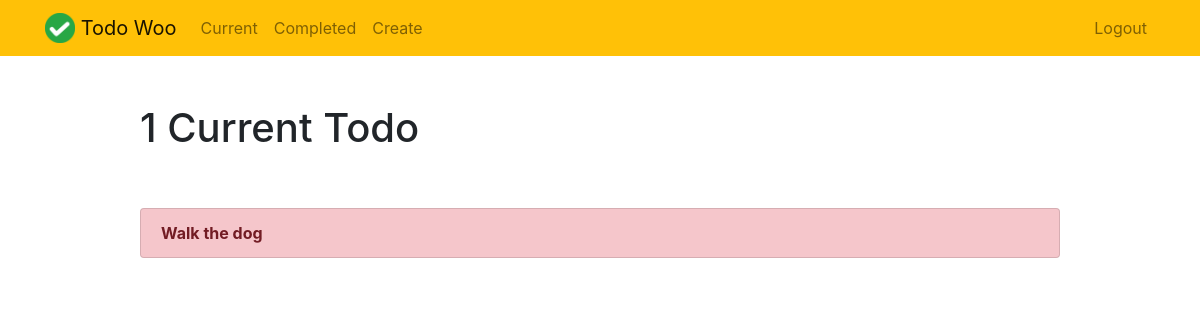
The app's page /current/ (signed in), older data.
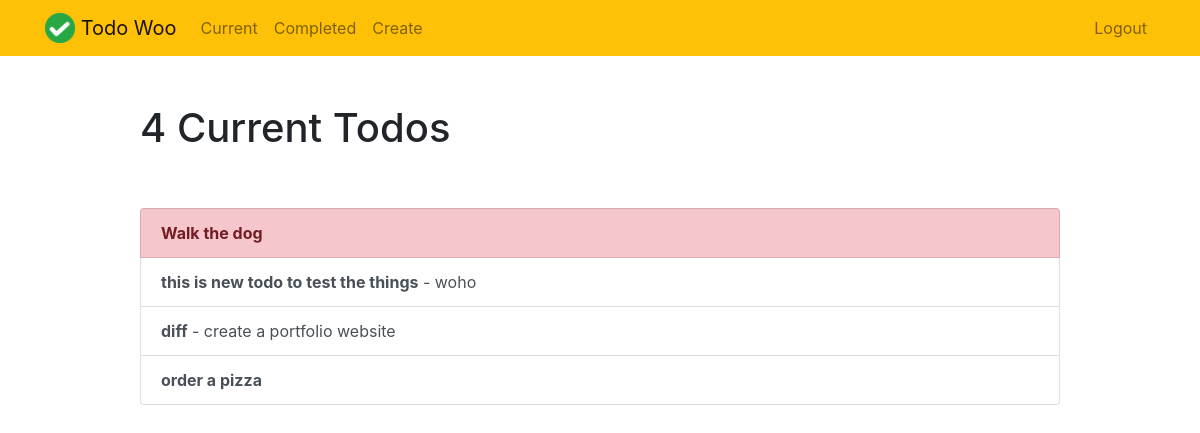
The same page, newer data.
### todo/models.py (models this page shows, shortened)
class Todo(models.Model):
    title = models.CharField(max_length=100)
    memo = models.TextField(blank=True)
    created = models.DateTimeField(auto_now_add=True)
    datecompleted = models.DateTimeField(null=True, blank=True)
    important = models.BooleanField(default=False)
    user = models.ForeignKey(User, on_delete=models.CASCADE)

### todo/views.py (the view)
# urls.py: path('current/', views.currenttodos, name='currenttodos'),
@login_required
def currenttodos(request):
    todos = Todo.objects.filter(user= request.user, datecompleted__isnull=True)
    return render(request, 'todo/currenttodos.html', {'todos':todos})

### todo/templates/todo/currenttodos.html
{% extends "todo/base.html" %}
{% block content %}
    <div class="row justify-content-center mt-5">
        <div class="col-md-10">
            {% if todos %}
                 <h1>{{ todos.count }} Current Todo{{ todos.count|pluralize }}</h1>
            {% else %}
                           <h1>Current Todos</h1>
            {% endif %}
        </div>
    </div>
    <div class="row justify-content-center mt-5">
        <div class="col-md-10">
        {% if todos %}
            <div class="list-group">
                {% for todo in todos %}
                    <a href="{% url 'viewtodo' todo.id %}" class="list-group-item list-group-item-action{% if todo.important %} list-group-item-danger{% endif %}"><b>{{ todo.title }}</b>{% if todo.memo %} - {{ todo.memo|truncatechars:30 }}{% endif %}</a>
                {% endfor %}
            </div>
        {% else %}
            <div class="text-center">
                <h2>Looks like you don't have any todos! Nice work.</h2>
            <br>
            <a role="button" class="btn btn-primary" href="{% url 'createtodo' %}">New Todo</a>
            </div>
        {% endif %}
        </div>
    </div>
{% endblock %}

Row changes from the older to the newer data that the page shows:
added Todo: title "this is new todo to test the things", memo "woho"
added Todo: title "diff", memo "create a portfolio website"
added Todo: title "order a pizza"
Text that changed along with them:
{{ todos.count }}: "1" → "4"
